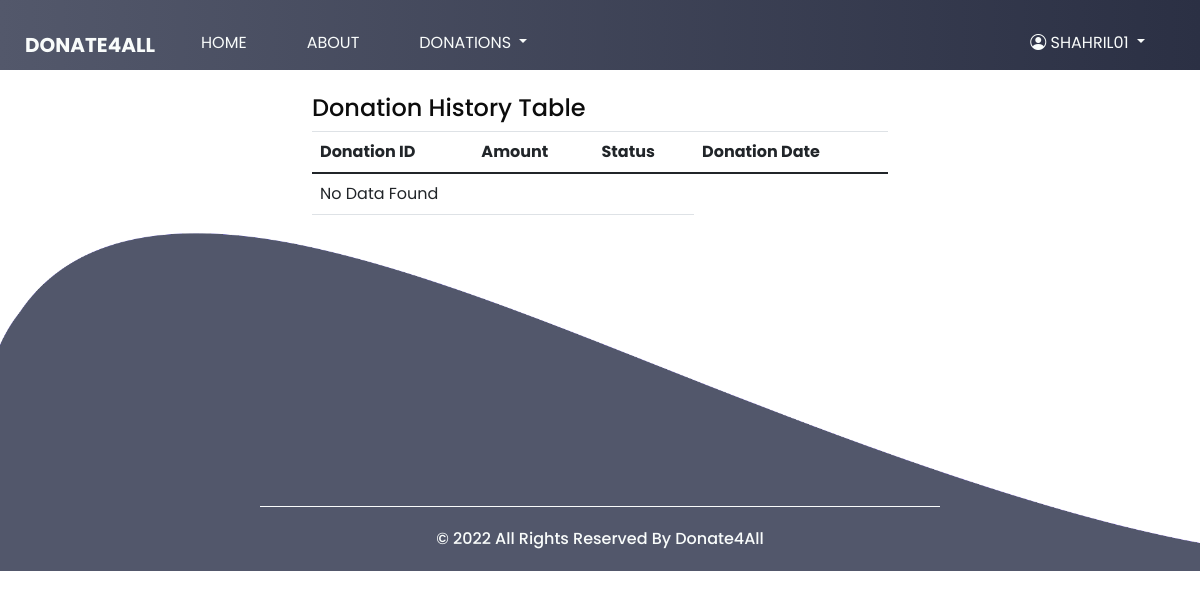
Before: /Donor/donationhistory.php (signed in) with the older database file.
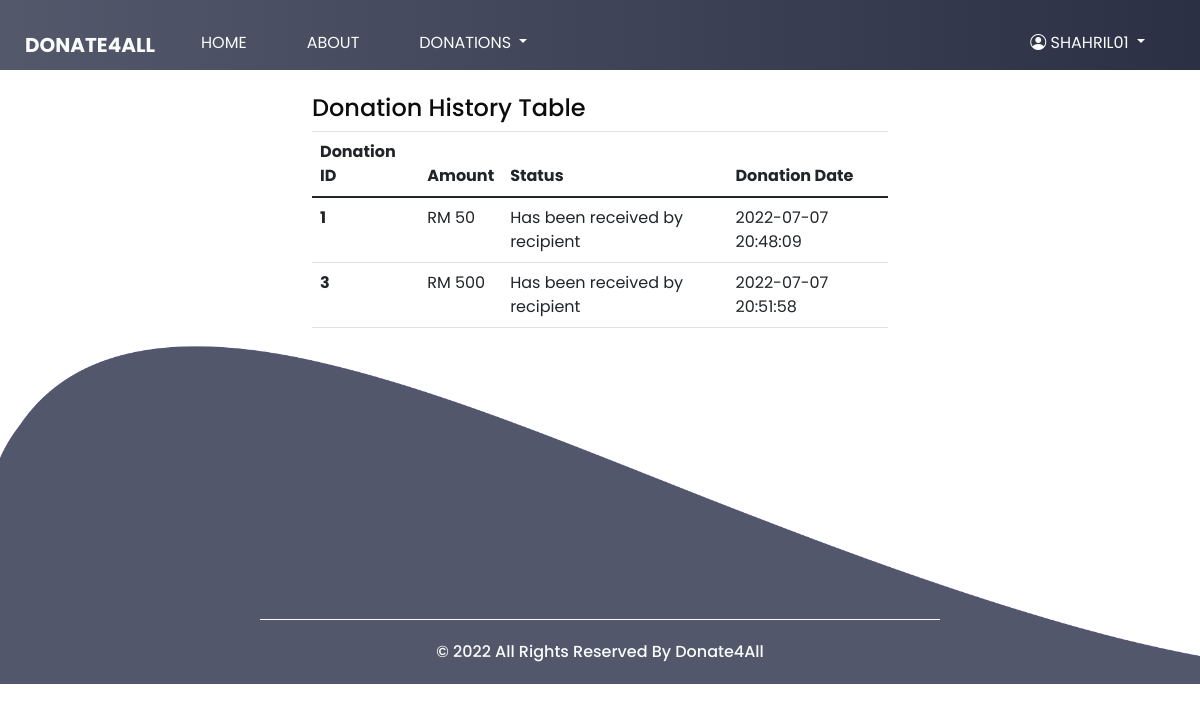
After: the same page with the newer database file.
### tables this page shows
CREATE TABLE `donation` (
  `donationID` int(11) NOT NULL,
  `donor_fk` int(11) NOT NULL,
  `request_fk` int(11) NOT NULL,
  `Amount` double DEFAULT NULL,
  `Status` int(11) DEFAULT NULL,
  `DonationDate` timestamp NULL DEFAULT current_timestamp()
);

### Donor/include/retrievedonation.php (called while the page is built)
<?php
include 'include/config.php';
$query="select donationID,Amount,Status,DonationDate from donation";
$result=mysqli_query($con,$query);
?>

### Donor/donationhistory.php (the view, shortened to what this page needs)
<?php
include('include/config.php');
?>
<!DOCTYPE html>
<html>
<head>
    <link rel="stylesheet" type="text/css" href="https://cdnjs.cloudflare.com/ajax/libs/OwlCarousel2/2.1.3/assets/owl.carousel.min.css" />
    <link rel="stylesheet" type="text/css" href="css/bootstrap.css" />
    <link rel="stylesheet" href="https://cdn.jsdelivr.net/npm/bootstrap@4.0.0/dist/css/bootstrap.min.css" />
    <link rel="stylesheet" href="https://cdn.jsdelivr.net/npm/bootstrap@5.0.2/dist/css/bootstrap.min.css">
    <link rel="stylesheet" href="https://cdn.jsdelivr.net/npm/bootstrap-icons@1.5.0/font/bootstrap-icons.css">
    <link href="css/style.css" rel="stylesheet" />
    <link href="css/responsive.css" rel="stylesheet" />
</head>
<body class="sub_page">
    <div class="hero_area">
        <?php include('include/mainheader.php'); ?>
    </div>
    <br>
    <div class="container-fluid">
            <div class="row justify-content-center">
                <div class="col-lg-6">
                <div class="card-title">
                                    <h4>Donation History Table </h4>
                                </div>
                                <div class="bootstrap-data-table-panel">
                                    <div class="table-responsive">
                                        <table id="row-select" class="display table table-borderd table-hover">
                                            <thead>
                                                <tr>
                                                    <th>Donation ID</th>
                                                    <th>Amount</th>
                                                    <th>Status</th>
                                                    <th>Donation Date</th>
                                                </tr>
                                            </thead>
                                            <tbody>
                                                <?php include 'include/retrievedonation.php'; ?>
                                                <?php if ($result->num_rows > 0) : ?>
                                                    <?php while ($array = mysqli_fetch_row($result)) : ?>
                                                        <tr>
                                                            <th scope="row"><?php echo $array[0]; ?></th>
                                                            <td>RM <?php echo $array[1]; ?></td>
                                                            <td><?php
                                                            if($array[2]==1)
                                                            echo "Has been received by recipient";
                                                            else
                                                            echo "Not been received by recipient"; ?></td>
                                                            <td><?php echo $array[3]; ?></td>
                                                        </tr>
                                                    <?php endwhile; ?>
                                                <?php else : ?>
                                                    <tr>
                                                        <td colspan="3" rowspan="1" headers="">No Data Found</td>
                                                    </tr>
                                                <?php endif; ?>
                                            </tbody>
                                        </table>
                                    </div>
                                </div>
                            </div>
                </div>
            </div>
        <br>
    <br><br><br><br>
    <div class="footer_bg">
        <section class="container-fluid footer_section">
            <p>
                © 2022 All Rights Reserved By
                <a href="index.html">Donate4All</a>
            </p>
        </section>
    </div>
</body>
</html>

### Donor/include/mainheader.php (shortened to what this page needs)
<header class="header_section">
        <div class="container-fluid">
          <div class="row">
            <div class="col-lg-12">
              <nav class="navbar navbar-expand-lg custom_nav-container">
                <a class="navbar-brand" href="#">
                  <span> Donate4All </span>
                </a>
                <div class="collapse navbar-collapse" id="navbarSupportedContent">
                  <div class="d-flex flex-column flex-lg-row align-items-center">
                    <ul class="navbar-nav">
                      <li class="nav-item active">
                        <a class="nav-link" href="home.php">Home <span class="sr-only">(current)</span></a>
                      </li>
                      <li class="nav-item">
                        <a class="nav-link" href="about.php">About </a>
                      </li>
                      <li class="nav-item dropdown ">
                        <a class="nav-link dropdown-toggle" href="#" data-bs-toggle="dropdown">
                          Donations
                        </a>
                      </li>
                    </ul>
                  </div>
                  <div class="d-flex flex-column flex-lg-row align-items-center ml-auto">
                    <ul class="navbar-nav">
                      <li class="nav-item dropdown ">
                        <a class="nav-link dropdown-toggle" href="#" data-bs-toggle="dropdown">
                          <span class="bi bi-person-circle">
                          <?php echo $_SESSION['dlogin']?>
                          </span>
                        </a>
                      </li>
                    </ul>
                  </div>
                </div>
              </nav>
            </div>
          </div>
        </div>
      </header>

### Donor/css/style.css (style rules this page uses)
body { font-family: "Poppins", sans-serif; color: #0c0c0c; background-color: #ffffff; }
.hero_area { height: 94vh; background: -webkit-gradient(linear, left top, right top, from(#53586B), to#2B3044)); background: linear-gradient(to right, #53586B, #2B3044); }
.hero_area::before { content: ""; position: absolute; width: 58%; height: 86%; top: 25px; right: 0; }
.sub_page .hero_area { height: auto; }
.sub_page .hero_area::before { display: none; }
.header_section { padding-top: 15px; }
.header_section .container-fluid { padding-right: 25px; padding-left: 25px; }
.custom_nav-container.navbar-expand-lg .navbar-nav .nav-link { padding: 10px 30px; color: #f9fcfb; text-align: center; text-transform: uppercase; }
a, a:hover, a:focus { text-decoration: none; }
.navbar-brand, .navbar-brand:hover { text-transform: uppercase; font-weight: bold; font-size: 24px; color: #fafcfd; }
.navbar-brand { display: -webkit-box; display: -ms-flexbox; display: flex; -webkit-box-align: center; -ms-flex-align: center; align-items: center; }
.navbar-brand span { font-size: 20px; font-weight: 700; color: #f9fcfb; margin-top: 5px; text-transform: uppercase; }
.custom_nav-container { z-index: 99999; padding: 5px 0; }
.footer_bg { background-image: url(../images/footer-bg.png); background-size: cover; padding-top: 280px; margin-top: -125px; }
.footer_section { font-weight: 500; display: -webkit-box; display: -ms-flexbox; display: flex; -webkit-box-pack: center; -ms-flex-pack: center; justify-content: center; }
.footer_section p { color: #f9fcfb; margin: 0; text-align: center; padding: 20px 15%; border-top: 1px solid #f9fcfb; }
.footer_section a { color: #f9fcfb; }

Changed rows visible on the page:
added donation: donationID "1", Amount "50", Status "Has been received by recipient", DonationDate "2022-07-07 20:48:09"
added donation: donationID "3", Amount "500", Status "Has been received by recipient", DonationDate "2022-07-07 20:51:58"
Other visible differences:
text no longer shown: "No Data Found"
